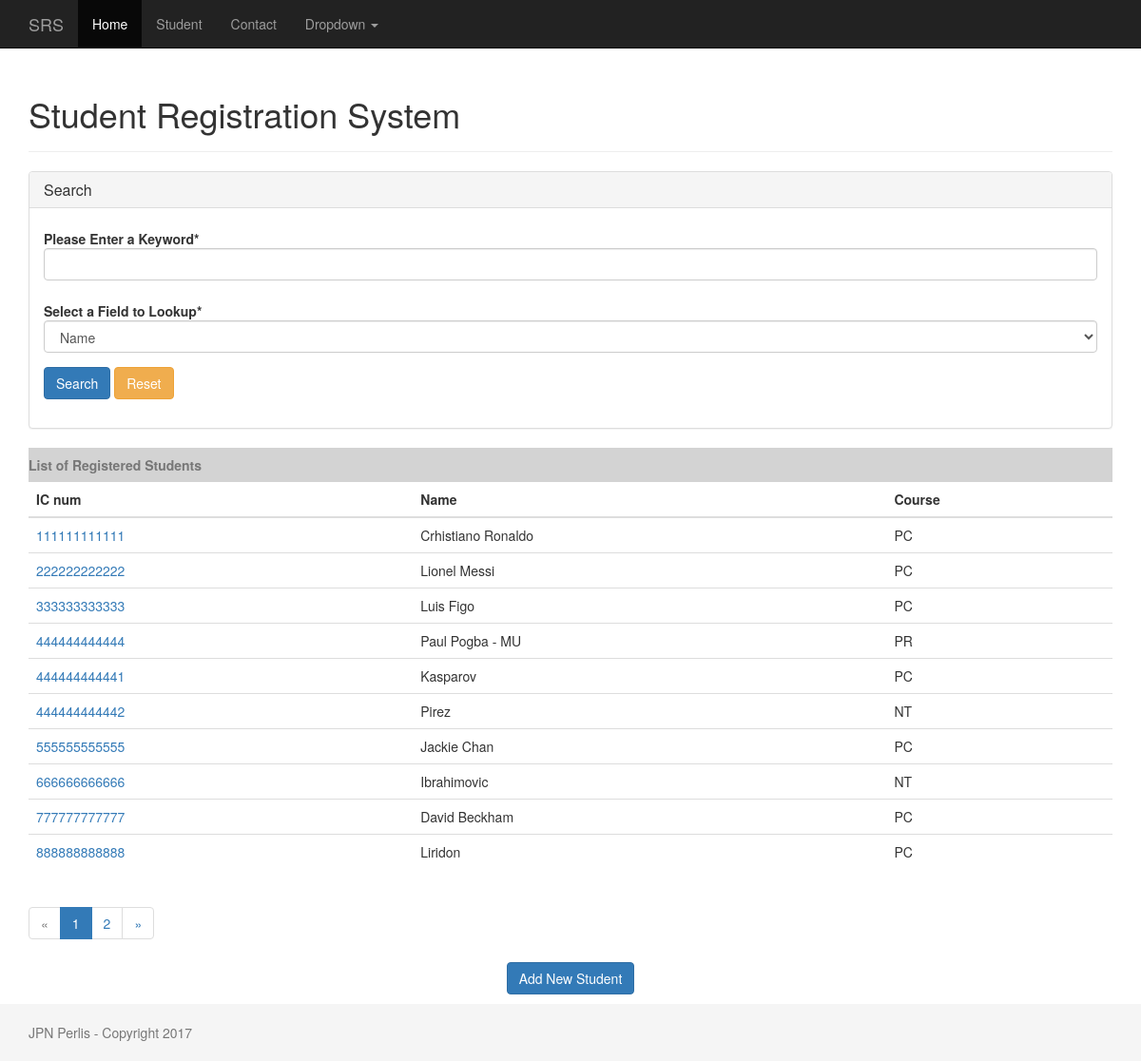
The page /student/ on the database its author committed.
### student/models.py (models this page shows, shortened)
class Student(models.Model):
    PROGAMMING = 'PR'
    NETWORKING = 'NT'
    PCTECH = 'PC'
    COURSE_CHOICES = (
        (PROGAMMING, 'Programming'),
        (NETWORKING, 'Networking'),
        (PCTECH, 'PC Technichian'),
    )
    createdby = models.ForeignKey('auth.User',on_delete=models.CASCADE)
    icnum = models.CharField('ID Number',max_length=12,unique=True,blank=False,null=False)
    name = models.CharField('Name',max_length=300)
    course = models.CharField('Courserwork',max_length=2,choices=COURSE_CHOICES,default=PCTECH,)
    created_date = models.DateTimeField('Created Date',default=timezone.now)

### student/views.py (the view)
# urls.py: 2. Add a URL to urlpatterns:  path('', views.home, name='home')
def home(request):
    if request.method == "POST" :
        select_buttons = request.POST.get("select_buttons", "")
        search = request.POST.get("search", "")
        if select_buttons == 'icnum':
            students = Student.objects.filter(icnum__startswith=search).order_by('created_date')
        elif select_buttons == 'course':
            students = Student.objects.filter(course__startswith=search).order_by('created_date')
        else:
            students = Student.objects.filter(name__startswith=search).order_by('created_date')
        if students:
            messages.success(request, str(len(students)) + " record(s) was/were found for keyword = " + str(request.POST.get("search", "")))
            page = 1
        else:
            messages.error(request, "Sorry, No record was found for keyword = " + str(request.POST.get("search", "")))
    else:
        select_buttons = request.GET.get("select_buttons", "")
        search = request.GET.get("search", "")
        if search:
            if select_buttons == 'icnum':
                students = Student.objects.filter(icnum__startswith=search).order_by('created_date')
            elif select_buttons == 'course':
                students = Student.objects.filter(course__startswith=search).order_by('created_date')
            else:
                students = Student.objects.filter(name__startswith=search).order_by('created_date')
        else:
            students = Student.objects.all().order_by('created_date')
        page = request.GET.get('page', 1)
    paginator = Paginator(students, 10)
    try:
        students = paginator.page(page)
    except PageNotAnInteger:
        students = paginator.page(1)
    except EmptyPage:
        students = paginator.page(paginator.num_pages)
    return render(request, 'student/home.html', {'form': SearchForm(), 'students': students,
        'search':search, 'select_buttons': select_buttons })

### student/forms.py
class SearchForm(forms.Form):
    search = forms.CharField(label="Please Enter a Keyword")
    select_buttons = forms.ChoiceField(
        label='Select a Field to Lookup',
        choices = (
            ('name', "Name"),
            ('icnum', "ID/IC Number"),
            ('course', "Course")
        ),
        widget = forms.Select,
        initial = 'name',
    )
    helper = FormHelper()
    helper.form_class = 'form-horizontal'
    helper.layout = Layout(
        Field('search', css_class='input-xlarge'),
        Field('select_buttons', css_class='input-xlarge'),
        FormActions(
            Submit('submit_change', 'Search', css_class="btn-primary"),
            HTML('<a class="btn btn-warning" href={% url "student_home" %}>Reset</a>'),
        )
    )

### templates/student/home.html (shortened to what this page needs)
{% extends 'baseproj.html' %}
{% load crispy_forms_tags %}
{% block content %}
<div class="page-header">
  <h1>Student Registration System</h1>
</div>
<div class="panel panel-default">
    <div class="panel-heading">
        <h1 class="panel-title">Search</h1>
    </div>
    <div class="panel-body">
      {% crispy form %}
    </div>
</div>
   	<table class="table">
      <caption style="border: inherit; background-color: lightgrey;">
            <span class="align-centre"><strong>List of Registered Students</strong></span>
        </caption>
        <thead class="thead-inverse">
          <tr>
            <th>IC num</th>
            <th>Name</th>
            <th>Course</th>
          </tr>
        </thead>
        <tbody>
        {% if students  %}
          {% for student in students %}
            <tr>
              <td>
                <a href="{% url 'student_detail' student.pk %}">{{ student.icnum }}</a>
              </td>
              <td class="align-middle">{{ student.name }}</td>
              <td class="align-middle">{{ student.course }}</td>
            </tr>
          {% endfor %}
        {% else %}
        	<tr>
        	  <td colspan="3">No Records so far..!!</td>
              <td>
              </td>
            </tr>
        {% endif %}
        </tbody>
    </table>
    <div class="center-block">
      {% if students.has_other_pages %}
        <ul class="pagination">
          {% if students.has_previous %}
            <li><a href="?page={{ students.previous_page_number }}&search={{ search }}&select_buttons={{ select_buttons }}">&laquo;</a></li>
          {% else %}
            <li class="disabled"><span>&laquo;</span></li>
          {% endif %}
          {% for i in students.paginator.page_range %}
            {% if students.number == i %}
              <li class="active"><span>{{ i }} <span class="sr-only">(current)</span></span></li>
            {% else %}
              <li><a href="?page={{ i }}&search={{ search }}&select_buttons={{ select_buttons }}">{{ i }}</a></li>
            {% endif %}
          {% endfor %}
          {% if students.has_next %}
            <li><a href="?page={{ students.next_page_number }}&search={{ search }}&select_buttons={{ select_buttons }}">&raquo;</a></li>
          {% else %}
            <li class="disabled"><span>&raquo;</span></li>
          {% endif %}
        </ul>
      {% endif %}
    </div>
       <p class="text-center">
	    <a href="{% url 'student_new' %}" class="btn btn-primary" >Add New Student</a>
	  </p>
{% endblock %}

### static/css/sticky-footer-navbar.css (style rules this page uses)
html { position: relative; min-height: 100%; }
body { margin-bottom: 60px; }
.form-horizontal .form-group { margin-right: 0px; margin-left: 0px; }

### rows shown on the page
Student: icnum "111111111111", name "Crhistiano Ronaldo", course "PC"
Student: icnum "222222222222", name "Lionel Messi", course "PC"
Student: icnum "333333333333", name "Luis Figo", course "PC"
Student: icnum "444444444444", name "Paul Pogba - MU", course "PR"
Student: icnum "444444444441", name "Kasparov", course "PC"
Student: icnum "444444444442", name "Pirez", course "NT"
Student: icnum "555555555555", name "Jackie Chan", course "PC"
Student: icnum "666666666666", name "Ibrahimovic", course "NT"
Student: icnum "777777777777", name "David Beckham", course "PC"
Student: icnum "888888888888", name "Liridon", course "PC"

### other values the page prints
{{ i }} "1"
{{ i }} "2"
